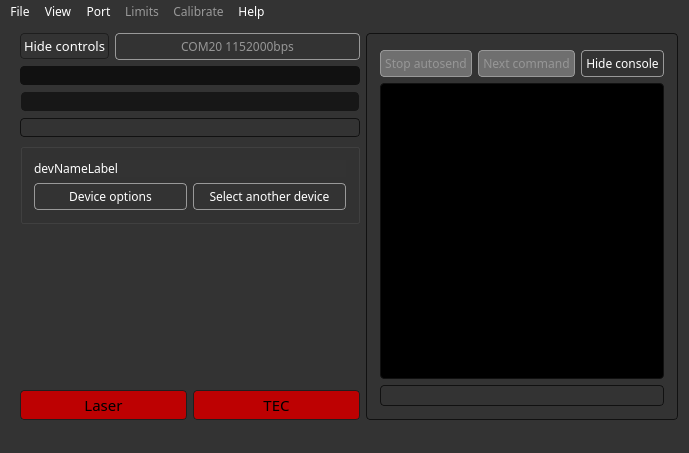
<?xml version="1.0" encoding="UTF-8"?>
<ui version="4.0">
 <class>MainWindow</class>
 <widget class="QMainWindow" name="MainWindow">
  <property name="windowModality">
   <enum>Qt::NonModal</enum>
  </property>
  <property name="geometry">
   <rect>
    <x>0</x>
    <y>0</y>
    <width>689</width>
    <height>453</height>
   </rect>
  </property>
  <property name="sizePolicy">
   <sizepolicy hsizetype="Maximum" vsizetype="Minimum">
    <horstretch>0</horstretch>
    <verstretch>0</verstretch>
   </sizepolicy>
  </property>
  <property name="minimumSize">
   <size>
    <width>0</width>
    <height>0</height>
   </size>
  </property>
  <property name="maximumSize">
   <size>
    <width>16777215</width>
    <height>16777215</height>
   </size>
  </property>
  <property name="font">
   <font>
    <family>Share Tech Mono</family>
   </font>
  </property>
  <property name="contextMenuPolicy">
   <enum>Qt::NoContextMenu</enum>
  </property>
  <property name="windowTitle">
   <string>MainWindow</string>
  </property>
  <property name="autoFillBackground">
   <bool>false</bool>
  </property>
  <property name="styleSheet">
   <string notr="true">QMainWindow *{	
	background: rgb(51,51,51);
	color: rgb(255, 255, 255);
}</string>
  </property>
  <property name="documentMode">
   <bool>false</bool>
  </property>
  <property name="tabShape">
   <enum>QTabWidget::Rounded</enum>
  </property>
  <widget class="QWidget" name="centralWidget">
   <property name="sizePolicy">
    <sizepolicy hsizetype="Maximum" vsizetype="Maximum">
     <horstretch>0</horstretch>
     <verstretch>0</verstretch>
    </sizepolicy>
   </property>
   <property name="font">
    <font>
     <family>Share Tech Mono</family>
     <pointsize>10</pointsize>
    </font>
   </property>
   <property name="styleSheet">
    <string notr="true">background: rgb(51,51,51);</string>
   </property>
   <layout class="QGridLayout" name="gridLayout">
    <property name="sizeConstraint">
     <enum>QLayout::SetMinimumSize</enum>
    </property>
    <item row="0" column="1">
     <widget class="QPushButton" name="controlsVisibleButton">
      <property name="sizePolicy">
       <sizepolicy hsizetype="Maximum" vsizetype="Fixed">
        <horstretch>0</horstretch>
        <verstretch>0</verstretch>
       </sizepolicy>
      </property>
      <property name="font">
       <font>
        <family>Share Tech Mono</family>
        <pointsize>10</pointsize>
       </font>
      </property>
      <property name="styleSheet">
       <string notr="true">QPushButton {
	padding: 3px 3px 3px 3px;
	background: rgb(51, 51, 51);
	border: 1px solid rgb(30,30,30);
	border-radius: 4px;
	color: #fff;
}</string>
      </property>
      <property name="text">
       <string>Hide controls</string>
      </property>
      <property name="icon">
       <iconset resource="resources.qrc">
        <normaloff>:/images/hidecontrols-icon.png</normaloff>
        <normalon>:/images/showcontrols-icon.png</normalon>:/images/hidecontrols-icon.png</iconset>
      </property>
      <property name="checkable">
       <bool>true</bool>
      </property>
     </widget>
    </item>
    <item row="0" column="2" colspan="2">
     <widget class="QPushButton" name="comPortConnectButton">
      <property name="sizePolicy">
       <sizepolicy hsizetype="MinimumExpanding" vsizetype="Fixed">
        <horstretch>0</horstretch>
        <verstretch>0</verstretch>
       </sizepolicy>
      </property>
      <property name="minimumSize">
       <size>
        <width>150</width>
        <height>0</height>
       </size>
      </property>
      <property name="font">
       <font>
        <family>Share Tech Mono</family>
       </font>
      </property>
      <property name="styleSheet">
       <string notr="true">QPushButton {
	color: rgb(255, 255, 255);
	background-color: rgb(51, 51, 51);
	border: 1px solid #999999;
	border-radius: 4px;
	padding: 4px;
}

QPushButton:checked {
	color: rgb(150, 150, 150);
}</string>
      </property>
      <property name="text">
       <string>COM20 1152000bps</string>
      </property>
      <property name="checkable">
       <bool>true</bool>
      </property>
      <property name="checked">
       <bool>true</bool>
      </property>
     </widget>
    </item>
    <item row="7" column="1" colspan="3">
     <layout class="QHBoxLayout" name="buttonsLayout">
      <item>
       <widget class="QPushButton" name="laserButton">
        <property name="font">
         <font>
          <family>Share Tech Mono</family>
          <pointsize>11</pointsize>
         </font>
        </property>
        <property name="styleSheet">
         <string notr="true">QPushButton {
	color: #000;
	border: 1px solid rgb(31,31,31);
	border-radius: 4px;
	padding: 3px 20px;
	background-color: rgb(189, 1, 2);
}

QPushButton::checked {
	background-color: rgb(0, 102, 52);
}</string>
        </property>
        <property name="text">
         <string>Laser</string>
        </property>
        <property name="checkable">
         <bool>true</bool>
        </property>
        <property name="checked">
         <bool>false</bool>
        </property>
       </widget>
      </item>
      <item>
       <widget class="QPushButton" name="tecButton">
        <property name="font">
         <font>
          <family>Share Tech Mono</family>
          <pointsize>11</pointsize>
         </font>
        </property>
        <property name="styleSheet">
         <string notr="true">QPushButton {
	color: #000;
	border: 1px solid rgb(31,31,31);
	border-radius: 4px;
	padding: 3px 20px;
	background-color: rgb(189, 1, 2);
}

QPushButton::checked {
	background-color: rgb(0, 102, 52);
}
</string>
        </property>
        <property name="text">
         <string>TEC</string>
        </property>
        <property name="checkable">
         <bool>true</bool>
        </property>
       </widget>
      </item>
     </layout>
    </item>
    <item row="5" column="1" colspan="3">
     <widget class="QGroupBox" name="aboutDeviceBox">
      <property name="sizePolicy">
       <sizepolicy hsizetype="MinimumExpanding" vsizetype="Maximum">
        <horstretch>0</horstretch>
        <verstretch>0</verstretch>
       </sizepolicy>
      </property>
      <property name="styleSheet">
       <string notr="true">QGroupBox {
	background-color: rgb(51,51,51);
	border: 1px solid rgb(17,17,17);
	border-radius: 4px;
}
	color: #fff;</string>
      </property>
      <property name="title">
       <string/>
      </property>
      <layout class="QGridLayout" name="gridLayout_2">
       <item row="1" column="1">
        <widget class="QPushButton" name="devSelectButton">
         <property name="font">
          <font>
           <family>Share Tech Mono</family>
          </font>
         </property>
         <property name="styleSheet">
          <string notr="true">QPushButton {
	color: rgb(255, 255, 255);
	background-color: rgb(51, 51, 51);
	border: 1px solid #999999;
	border-radius: 4px;
	padding: 4px;
}</string>
         </property>
         <property name="text">
          <string>Select another device</string>
         </property>
        </widget>
       </item>
       <item row="0" column="0" colspan="2">
        <widget class="QLabel" name="devNameLabel">
         <property name="font">
          <font>
           <family>Share Tech Mono</family>
          </font>
         </property>
         <property name="styleSheet">
          <string notr="true">color: #fff;</string>
         </property>
         <property name="text">
          <string>devNameLabel</string>
         </property>
        </widget>
       </item>
       <item row="1" column="0">
        <widget class="QPushButton" name="devAboutButton">
         <property name="font">
          <font>
           <family>Share Tech Mono</family>
          </font>
         </property>
         <property name="styleSheet">
          <string notr="true">QPushButton {
	color: rgb(255, 255, 255);
	background-color: rgb(51, 51, 51);
	border: 1px solid #999999;
	border-radius: 4px;
	padding: 4px;
}</string>
         </property>
         <property name="text">
          <string>Device options</string>
         </property>
        </widget>
       </item>
      </layout>
     </widget>
    </item>
    <item row="3" column="1" rowspan="2" colspan="3">
     <widget class="QGroupBox" name="specialParamBox">
      <property name="sizePolicy">
       <sizepolicy hsizetype="MinimumExpanding" vsizetype="Maximum">
        <horstretch>0</horstretch>
        <verstretch>0</verstretch>
       </sizepolicy>
      </property>
      <property name="font">
       <font>
        <family>Share Tech Mono</family>
       </font>
      </property>
      <property name="styleSheet">
       <string notr="true">QGroupBox {
	background-color: rgb(51,51,51);
	border: 1px solid rgb(17,17,17);
	border-radius: 4px;
	color: #fff;
}</string>
      </property>
      <property name="title">
       <string/>
      </property>
     </widget>
    </item>
    <item row="0" column="0" rowspan="8">
     <widget class="QGroupBox" name="parametersGroupBox">
      <property name="sizePolicy">
       <sizepolicy hsizetype="Maximum" vsizetype="Minimum">
        <horstretch>0</horstretch>
        <verstretch>0</verstretch>
       </sizepolicy>
      </property>
      <property name="styleSheet">
       <string notr="true">QGroupBox {
	background-color: rgb(51, 51, 51);
	border: 0px;
}</string>
      </property>
      <property name="title">
       <string/>
      </property>
      <property name="flat">
       <bool>false</bool>
      </property>
     </widget>
    </item>
    <item row="0" column="4" rowspan="8" colspan="2">
     <widget class="QGroupBox" name="consoleGroupBox">
      <property name="enabled">
       <bool>true</bool>
      </property>
      <property name="sizePolicy">
       <sizepolicy hsizetype="Maximum" vsizetype="Expanding">
        <horstretch>0</horstretch>
        <verstretch>0</verstretch>
       </sizepolicy>
      </property>
      <property name="styleSheet">
       <string notr="true">background-color: rgb(51,51,51);
border: 1px solid rgb(17,17,17);
border-radius: 4px;
color: #fff;</string>
      </property>
      <property name="title">
       <string/>
      </property>
      <layout class="QGridLayout" name="gridLayout_3">
       <item row="1" column="0" colspan="3">
        <widget class="QPlainTextEdit" name="comPortConsole">
         <property name="sizePolicy">
          <sizepolicy hsizetype="Expanding" vsizetype="Expanding">
           <horstretch>0</horstretch>
           <verstretch>0</verstretch>
          </sizepolicy>
         </property>
         <property name="font">
          <font>
           <family>Share Tech Mono</family>
           <pointsize>10</pointsize>
          </font>
         </property>
         <property name="contextMenuPolicy">
          <enum>Qt::NoContextMenu</enum>
         </property>
         <property name="styleSheet">
          <string notr="true">color: rgb(255, 255, 255);
background-color: rgb(0, 0, 0);</string>
         </property>
         <property name="undoRedoEnabled">
          <bool>false</bool>
         </property>
         <property name="readOnly">
          <bool>true</bool>
         </property>
         <property name="plainText">
          <string/>
         </property>
         <property name="backgroundVisible">
          <bool>false</bool>
         </property>
         <property name="centerOnScroll">
          <bool>false</bool>
         </property>
        </widget>
       </item>
       <item row="0" column="0">
        <widget class="QPushButton" name="consoleStartStopButton">
         <property name="enabled">
          <bool>false</bool>
         </property>
         <property name="font">
          <font>
           <family>Share Tech Mono</family>
          </font>
         </property>
         <property name="styleSheet">
          <string notr="true">QPushButton {
	color: rgb(255, 255, 255);
	background-color: rgb(51, 51, 51);
	border: 1px solid #999999;
	border-radius: 4px;
	padding: 4px;
}

QPushButton::disabled {
	background-color: rgb(111, 111, 111);
	color: rgb(150,150,150);
}</string>
         </property>
         <property name="text">
          <string>Stop autosend</string>
         </property>
         <property name="checkable">
          <bool>true</bool>
         </property>
         <property name="checked">
          <bool>true</bool>
         </property>
        </widget>
       </item>
       <item row="0" column="1">
        <widget class="QPushButton" name="consoleNextCommandButton">
         <property name="enabled">
          <bool>false</bool>
         </property>
         <property name="font">
          <font>
           <family>Share Tech Mono</family>
          </font>
         </property>
         <property name="styleSheet">
          <string notr="true">QPushButton {
	color: rgb(255, 255, 255);
	background-color: rgb(51, 51, 51);
	border: 1px solid #999999;
	border-radius: 4px;
	padding: 4px;
}

QPushButton::disabled {
	background-color: rgb(111, 111, 111);
	color: rgb(150,150,150);
}</string>
         </property>
         <property name="text">
          <string>Next command</string>
         </property>
         <property name="checkable">
          <bool>false</bool>
         </property>
        </widget>
       </item>
       <item row="0" column="2">
        <widget class="QPushButton" name="hideConsoleButton">
         <property name="font">
          <font>
           <family>Share Tech Mono</family>
          </font>
         </property>
         <property name="styleSheet">
          <string notr="true">QPushButton {
	color: rgb(255, 255, 255);
	background-color: rgb(51, 51, 51);
	border: 1px solid #999999;
	border-radius: 4px;
	padding: 4px;
}

QPushButton::disabled {
	background-color: rgb(111, 111, 111);
	color: rgb(150,150,150);
}</string>
         </property>
         <property name="text">
          <string>Hide console</string>
         </property>
         <property name="checkable">
          <bool>true</bool>
         </property>
         <property name="checked">
          <bool>true</bool>
         </property>
        </widget>
       </item>
       <item row="2" column="0" colspan="3">
        <widget class="QLineEdit" name="comPortConsoleTextEdit">
         <property name="sizePolicy">
          <sizepolicy hsizetype="Minimum" vsizetype="Fixed">
           <horstretch>0</horstretch>
           <verstretch>0</verstretch>
          </sizepolicy>
         </property>
         <property name="font">
          <font>
           <family>Share Tech Mono</family>
          </font>
         </property>
         <property name="styleSheet">
          <string notr="true">color: #fff;</string>
         </property>
        </widget>
       </item>
      </layout>
     </widget>
    </item>
    <item row="1" column="1" colspan="3">
     <widget class="QGroupBox" name="actualParameters">
      <property name="sizePolicy">
       <sizepolicy hsizetype="MinimumExpanding" vsizetype="Minimum">
        <horstretch>0</horstretch>
        <verstretch>0</verstretch>
       </sizepolicy>
      </property>
      <property name="font">
       <font>
        <family>Share Tech Mono</family>
       </font>
      </property>
      <property name="styleSheet">
       <string notr="true">border-radius: 4px;
border: 1px solid rgb(17,17,17);
background: rgb(17,17,17);
color: #fff;</string>
      </property>
      <property name="title">
       <string/>
      </property>
     </widget>
    </item>
    <item row="2" column="1" colspan="3">
     <widget class="QGroupBox" name="bitMaskBox">
      <property name="sizePolicy">
       <sizepolicy hsizetype="MinimumExpanding" vsizetype="Minimum">
        <horstretch>0</horstretch>
        <verstretch>0</verstretch>
       </sizepolicy>
      </property>
      <property name="maximumSize">
       <size>
        <width>16777215</width>
        <height>16777215</height>
       </size>
      </property>
      <property name="font">
       <font>
        <family>Share Tech Mono</family>
       </font>
      </property>
      <property name="styleSheet">
       <string notr="true">QGroupBox {
	border-radius: 4px;
	border: 1px solid #171717;
	padding: 0;
	margin: 1px;
	color: #fff;
	background: #171717;
}

</string>
      </property>
      <property name="title">
       <string/>
      </property>
      <property name="flat">
       <bool>false</bool>
      </property>
     </widget>
    </item>
    <item row="6" column="1">
     <spacer name="verticalSpacer">
      <property name="orientation">
       <enum>Qt::Vertical</enum>
      </property>
      <property name="sizeHint" stdset="0">
       <size>
        <width>20</width>
        <height>40</height>
       </size>
      </property>
     </spacer>
    </item>
   </layout>
  </widget>
  <widget class="QMenuBar" name="menuBar">
   <property name="geometry">
    <rect>
     <x>0</x>
     <y>0</y>
     <width>689</width>
     <height>21</height>
    </rect>
   </property>
   <property name="font">
    <font>
     <family>Share Tech Mono</family>
    </font>
   </property>
   <property name="styleSheet">
    <string notr="true">QMenuBar {
	background: rgb(51,51,51);
	color: #fff;
}

QMenuBar::item {
	color: #fff;
	background: rgb(51,51,51);
}

QMenuBar::item:disabled {
	color: #999;
}

QMenuBar::item:selected { /* when selected using mouse or keyboard */
      background: rgb(111,111,111);
 }

 QMenuBar::item:pressed {
      background: rgb(31,31,31);
 }</string>
   </property>
   <widget class="QMenu" name="menuFile">
    <property name="font">
     <font>
      <family>Share Tech Mono</family>
     </font>
    </property>
    <property name="styleSheet">
     <string notr="true">QMenu {
    background-color: rgb(51,51,51);
	color: #fff;
    margin: 2px; /* some spacing around the menu */
}

QMenu::item {
    padding: 2px 25px 2px 20px;
    border: 1px solid transparent; /* reserve space for selection border */
}

QMenu::item:selected {
    background: rgb(100, 100, 100);
}

QMenu::item:disabled {
	color: #999;
}</string>
    </property>
    <property name="title">
     <string>File</string>
    </property>
    <addaction name="actionLoad_settings"/>
    <addaction name="actionSave_settings"/>
    <addaction name="actionKeep_checkboxes"/>
    <addaction name="actionExit"/>
    <addaction name="separator"/>
   </widget>
   <widget class="QMenu" name="menuView">
    <property name="font">
     <font>
      <family>Share Tech Mono</family>
     </font>
    </property>
    <property name="styleSheet">
     <string notr="true">QMenu {
    background-color: rgb(51,51,51);
	color: #fff;
    margin: 2px; /* some spacing around the menu */
}

QMenu::item {
    padding: 2px 25px 2px 20px;
    border: 1px solid transparent; /* reserve space for selection border */
}

QMenu::item:selected {
    background: rgb(100, 100, 100);
}

QMenu::item:disabled {
	color: #999;
}</string>
    </property>
    <property name="title">
     <string>View</string>
    </property>
    <addaction name="actionTemperature_in_C"/>
    <addaction name="actionTemperature_in_F"/>
    <addaction name="actionCompact_view"/>
   </widget>
   <widget class="QMenu" name="menuPort">
    <property name="font">
     <font>
      <family>Share Tech Mono</family>
     </font>
    </property>
    <property name="styleSheet">
     <string notr="true">QMenu {
    background-color: rgb(51,51,51);
	color: #fff;
    margin: 2px; /* some spacing around the menu */
}

QMenu::item {
    padding: 2px 25px 2px 20px;
    border: 1px solid transparent; /* reserve space for selection border */
}

QMenu::item:selected {
    background: rgb(100, 100, 100);
}

QMenu::item:disabled {
	color: #999;
}</string>
    </property>
    <property name="title">
     <string>Port</string>
    </property>
    <widget class="QMenu" name="menuSelectPort">
     <property name="font">
      <font>
       <family>Share Tech Mono</family>
      </font>
     </property>
     <property name="title">
      <string>Select port</string>
     </property>
     <addaction name="actionCannot_find_ports"/>
    </widget>
    <widget class="QMenu" name="menuSelectBaudrate">
     <property name="title">
      <string>Select baudrate</string>
     </property>
     <addaction name="actionNo_baudrates"/>
    </widget>
    <widget class="QMenu" name="menuStop_bits">
     <property name="title">
      <string>Stop bits</string>
     </property>
     <addaction name="actionOne_stop_bit"/>
     <addaction name="actionTwo_stop_bits"/>
    </widget>
    <addaction name="menuSelectPort"/>
    <addaction name="menuSelectBaudrate"/>
    <addaction name="menuStop_bits"/>
    <addaction name="actionAutoconnect"/>
   </widget>
   <widget class="QMenu" name="menuLimits">
    <property name="enabled">
     <bool>false</bool>
    </property>
    <property name="font">
     <font>
      <family>Share Tech Mono</family>
     </font>
    </property>
    <property name="styleSheet">
     <string notr="true">QMenu {
    background-color: rgb(51,51,51);
	color: #fff;
    margin: 2px; /* some spacing around the menu */
}

QMenu::item {
    padding: 2px 25px 2px 20px;
    border: 1px solid transparent; /* reserve space for selection border */
}

QMenu::item:selected {
    background: rgb(100, 100, 100);
}

QMenu::item:disabled {
	color: #999;
}</string>
    </property>
    <property name="title">
     <string>Limits</string>
    </property>
   </widget>
   <widget class="QMenu" name="menuHelp">
    <property name="font">
     <font>
      <family>Share Tech Mono</family>
     </font>
    </property>
    <property name="styleSheet">
     <string notr="true">QMenu {
    background-color: rgb(51,51,51);
	color: #fff;
    margin: 2px; /* some spacing around the menu */
}

QMenu::item {
    padding: 2px 25px 2px 20px;
    border: 1px solid transparent; /* reserve space for selection border */
}

QMenu::item:selected {
    background: rgb(100, 100, 100);
}

QMenu::item:disabled {
	color: #999;
}</string>
    </property>
    <property name="title">
     <string>Help</string>
    </property>
    <addaction name="actionAbout"/>
    <addaction name="actionHelp"/>
    <addaction name="actionCheck4updates"/>
    <addaction name="actionSendLog"/>
   </widget>
   <widget class="QMenu" name="menuCalibrate">
    <property name="enabled">
     <bool>false</bool>
    </property>
    <property name="font">
     <font>
      <family>Share Tech Mono</family>
     </font>
    </property>
    <property name="styleSheet">
     <string notr="true">QMenu {
    background-color: rgb(51,51,51);
	color: #fff;
    margin: 2px; /* some spacing around the menu */
}

QMenu::item {
    padding: 2px 25px 2px 20px;
    border: 1px solid transparent; /* reserve space for selection border */
}

QMenu::item:selected {
    background: rgb(100, 100, 100);
}

QMenu::item:disabled {
	color: #999;
}</string>
    </property>
    <property name="title">
     <string>Calibrate</string>
    </property>
   </widget>
   <addaction name="menuFile"/>
   <addaction name="menuView"/>
   <addaction name="menuPort"/>
   <addaction name="menuLimits"/>
   <addaction name="menuCalibrate"/>
   <addaction name="menuHelp"/>
  </widget>
  <widget class="QStatusBar" name="statusBar">
   <property name="font">
    <font>
     <family>Share Tech Mono</family>
    </font>
   </property>
   <property name="styleSheet">
    <string notr="true">color: #fff;</string>
   </property>
  </widget>
  <action name="actionCOM_Port">
   <property name="text">
    <string>COM Port settings</string>
   </property>
  </action>
  <action name="actionOptions">
   <property name="checkable">
    <bool>false</bool>
   </property>
   <property name="text">
    <string>Options</string>
   </property>
  </action>
  <action name="actionLoad_settings">
   <property name="enabled">
    <bool>false</bool>
   </property>
   <property name="text">
    <string>Load settings</string>
   </property>
   <property name="font">
    <font>
     <family>Share Tech Mono</family>
    </font>
   </property>
   <property name="shortcut">
    <string>Ctrl+O</string>
   </property>
   <property name="shortcutContext">
    <enum>Qt::ApplicationShortcut</enum>
   </property>
  </action>
  <action name="actionSave_settings">
   <property name="enabled">
    <bool>false</bool>
   </property>
   <property name="text">
    <string>Save settings</string>
   </property>
   <property name="shortcut">
    <string>Ctrl+S</string>
   </property>
  </action>
  <action name="actionExit">
   <property name="text">
    <string>Exit</string>
   </property>
  </action>
  <action name="actionTemperature_in_C">
   <property name="checkable">
    <bool>true</bool>
   </property>
   <property name="text">
    <string>Temperature in °C</string>
   </property>
  </action>
  <action name="actionTemperature_in_F">
   <property name="checkable">
    <bool>true</bool>
   </property>
   <property name="text">
    <string>Temperature in °F</string>
   </property>
  </action>
  <action name="actionCompact_view">
   <property name="checkable">
    <bool>true</bool>
   </property>
   <property name="text">
    <string>Compact view</string>
   </property>
  </action>
  <action name="actionAutoconnect">
   <property name="checkable">
    <bool>true</bool>
   </property>
   <property name="text">
    <string>Autoconnect</string>
   </property>
  </action>
  <action name="actionAbout">
   <property name="text">
    <string>About</string>
   </property>
  </action>
  <action name="actionHelp">
   <property name="text">
    <string>Help</string>
   </property>
  </action>
  <action name="actionCheck4updates">
   <property name="text">
    <string>Check for updates</string>
   </property>
  </action>
  <action name="actionSendLog">
   <property name="text">
    <string>Open logs folder</string>
   </property>
  </action>
  <action name="actiond">
   <property name="text">
    <string>d</string>
   </property>
  </action>
  <action name="actiond_2">
   <property name="text">
    <string>d</string>
   </property>
  </action>
  <action name="actionCannot_find_ports">
   <property name="enabled">
    <bool>false</bool>
   </property>
   <property name="text">
    <string>No ports available</string>
   </property>
  </action>
  <action name="actionNo_baudrates">
   <property name="enabled">
    <bool>false</bool>
   </property>
   <property name="text">
    <string>No baudrates</string>
   </property>
  </action>
  <action name="actionIgonreAnswers">
   <property name="checkable">
    <bool>true</bool>
   </property>
   <property name="text">
    <string>Ignore P-command answers</string>
   </property>
  </action>
  <action name="actionNot_loaded">
   <property name="enabled">
    <bool>true</bool>
   </property>
   <property name="text">
    <string>Not loaded</string>
   </property>
  </action>
  <action name="actionOne_stop_bit">
   <property name="checkable">
    <bool>true</bool>
   </property>
   <property name="text">
    <string>One stop bit</string>
   </property>
   <property name="shortcutContext">
    <enum>Qt::WidgetWithChildrenShortcut</enum>
   </property>
  </action>
  <action name="actionTwo_stop_bits">
   <property name="checkable">
    <bool>true</bool>
   </property>
   <property name="text">
    <string>Two stop bits</string>
   </property>
  </action>
  <action name="actionKeep_checkboxes">
   <property name="checkable">
    <bool>true</bool>
   </property>
   <property name="enabled">
    <bool>false</bool>
   </property>
   <property name="text">
    <string>Keep checkboxes</string>
   </property>
   <property name="shortcut">
    <string>Ctrl+K</string>
   </property>
  </action>
 </widget>
 <layoutdefault spacing="6" margin="11"/>
 <resources>
  <include location="resources.qrc"/>
 </resources>
 <connections/>
</ui>
